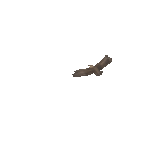
#> input picture ArtSources/NamelessFortress/Animated-Eagle-Flight-Loop.gif, 156 x 156 px
$ python import_eagle_animation.py
#> lines starting #> are read from the running program, lines starting #| are printed output that depends on the picture
"""Rebuild the eagle frame atlas from the preserved user GIF. Requires Pillow."""
from pathlib import Path
from PIL import Image
import json
import hashlib

repo = Path(__file__).resolve().parents[1]
source = repo / 'ArtSources/NamelessFortress/Animated-Eagle-Flight-Loop.gif'
target = repo / 'Assets/Resources/UI/Maps/Landmarks'
image = Image.open(source)
#> image is the input picture: PIL image 156x156 P; mean R, G, B, A 90, 80, 71, 3.6
width, height = image.size
#> width = 156; height = 156
atlas = Image.new('RGBA', (8 * width, ((image.n_frames + 7) // 8) * height))
#> atlas: PIL image 1248x1248 RGBA; every value is 0
frames = []
for index in range(image.n_frames):
    image.seek(index)
    frame = image.convert('RGBA')
    if not frame.getbbox():
        frame = previous.copy()  # Empty final source frame must not blink out.
    previous = frame.copy()
    x, y = index % 8 * width, index // 8 * height
    atlas.paste(frame, (x, y))
    left, top, right, bottom = frame.getbbox()
    left, top = max(0, left - 2), max(0, top - 2)
    right, bottom = min(width, right + 2), min(height, bottom + 2)
    frames.append(dict(x=x+left, y=y+top, width=right-left, height=bottom-top,
                       seconds=image.info.get('duration', 100)/1000))
#> this loop made 64 passes
#> (left, top, right, bottom) on passes 1 to 12: (70, 53, 114, 79), (70, 51, 115, 80), (70, 55, 115, 82), (70, 62, 113, 88), (68, 68, 114, 95), (69, 79, 114, 105), (69, 94, 115, 117), (70, 102, 120, 126), (68, 106, 122, 129), (68, 109, 122, 133), (70, 108, 126, 132), (73, 102, 127, 131)
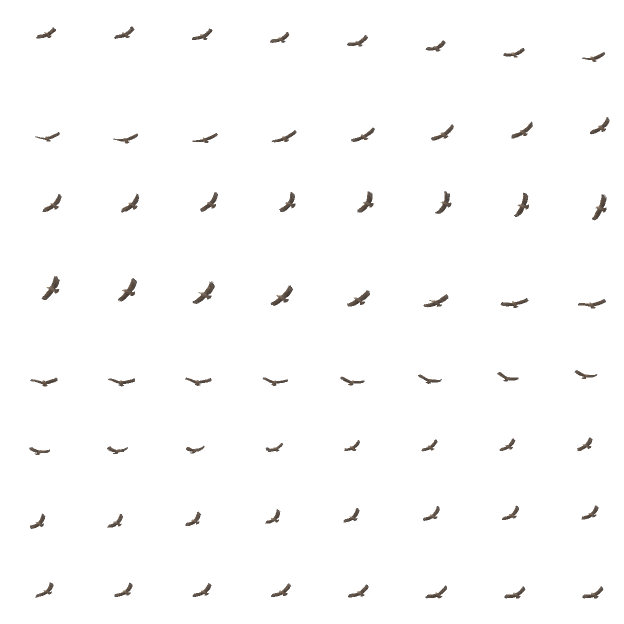
#> atlas: PIL image 1248x1248 RGBA (shown at 1/2 size); mean R, G, B, A 90.1, 80, 71, 4; transparent parts drawn white
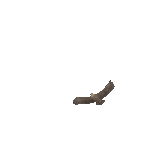
#> frame: PIL image 156x156 RGBA; mean R, G, B, A 90, 80, 71, 3.9; transparent parts drawn white
#> image: PIL image 156x156 RGBA
#> after the loop, frames = 64 items
atlas.save(target / 'nameless-eagle-frames.png')
data = dict(source='Animated Eagle Flight Loop.gif', sourceSha256=hashlib.sha256(source.read_bytes()).hexdigest(),
            atlasWidth=atlas.width, atlasHeight=atlas.height, frames=frames)
#> data = 5 items
(target / 'nameless-eagle-frames.json').write_text(json.dumps(data, indent=2)+'\n', encoding='utf-8')
print(f'{len(frames)} frames, {sum(f["seconds"] for f in frames):.2f}s')
#| 64 frames, 26.88s
